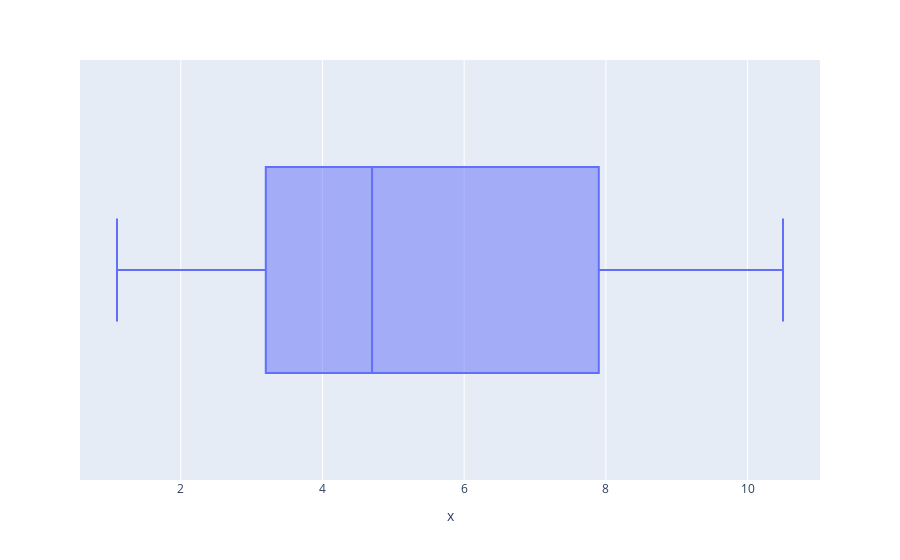
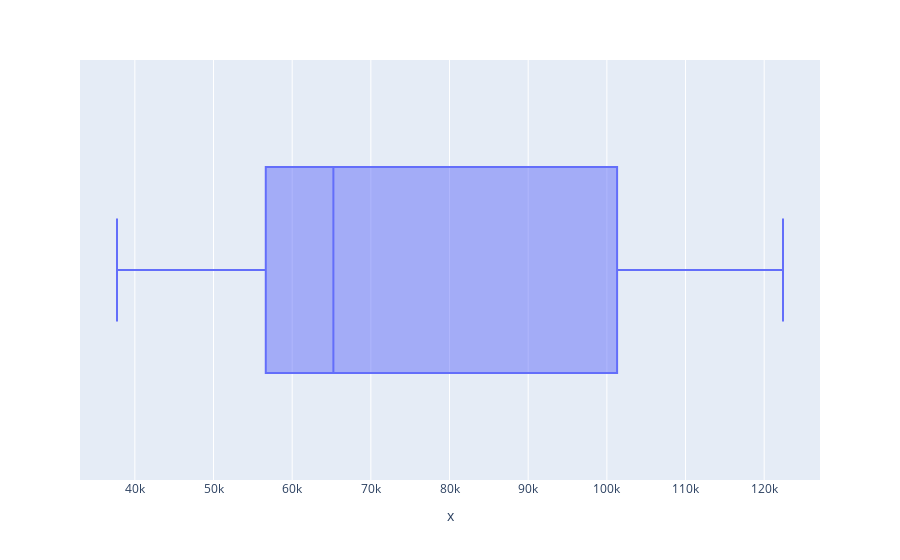

Notebook code for these charts, in order:
### Code cell
for x in df.columns:
    fig = px.box(x = df[x])
    fig.show()

### Figure 1 — Plotly figure (JSON) as saved in the notebook; plotly's stock layout.template omitted (floating-point values rounded to 4 significant figures)
{"data": [{"alignmentgroup": "True", "hovertemplate": "x=%{x}<extra></extra>", "legendgroup": "", "marker": {"color": "#636efa"}, "name": "", "notched": false, "offsetgroup": "", "orientation": "h", "showlegend": false, "type": "box", "x": [1.1, 1.3, 1.5, 2, 2.2, 2.9, 3, 3.2, 3.2, 3.7, 3.9, 4, 4, 4.1, 4.5, 4.9, 5.1, 5.3, 5.9, 6, 6.8, 7.1, 7.9, 8.2, 8.7, 9, 9.5, 9.6, 10.3, 10.5], "x0": " ", "xaxis": "x", "y0": " ", "yaxis": "y"}], "layout": {"boxmode": "group", "legend": {"tracegroupgap": 0}, "margin": {"t": 60}, "xaxis": {"anchor": "y", "domain": [0, 1], "title": {"text": "x"}}, "yaxis": {"anchor": "x", "domain": [0, 1]}}}

### Figure 2 — Plotly figure (JSON) as saved in the notebook; plotly's stock layout.template omitted (floating-point values rounded to 4 significant figures)
{"data": [{"alignmentgroup": "True", "hovertemplate": "x=%{x}<extra></extra>", "legendgroup": "", "marker": {"color": "#636efa"}, "name": "", "notched": false, "offsetgroup": "", "orientation": "h", "showlegend": false, "type": "box", "x": [39343, 46205, 37731, 43525, 39891, 56642, 60150, 54445, 64445, 57189, 63218, 55794, 56957, 57081, 61111, 67938, 66029, 83088, 81363, 93940, 91738, 98273, 101302, 113812, 109431, 105582, 116969, 112635, 122391, 121872], "x0": " ", "xaxis": "x", "y0": " ", "yaxis": "y"}], "layout": {"boxmode": "group", "legend": {"tracegroupgap": 0}, "margin": {"t": 60}, "xaxis": {"anchor": "y", "domain": [0, 1], "title": {"text": "x"}}, "yaxis": {"anchor": "x", "domain": [0, 1]}}}
